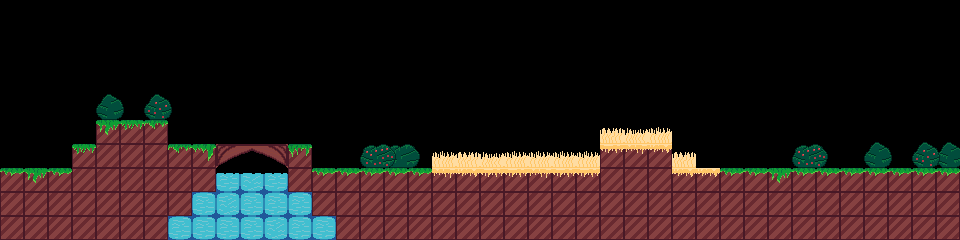

The image is a tile-based game level rendered from a .tmx file. Its description and complete source (layers, tilesets, objects, tile grids) follow:
An orthogonal 40x10 tile map with 24x24 px tiles, 2 tile layers (Слой тайлов 1, Слой тайлов 2) and 8 objects.

<map version="1.8" tiledversion="1.8.4" orientation="orthogonal" renderorder="right-down" width="40" height="10" tilewidth="24" tileheight="24" infinite="0" nextlayerid="4" nextobjectid="20">
 <tileset firstgid="1" source="GraphicsAtlas.tsx" />
 <layer id="1" name="Слой тайлов 1" width="40" height="10">
  <data encoding="csv">
0,0,0,0,0,0,0,0,0,0,0,0,0,0,0,0,0,0,0,0,0,0,0,0,0,0,0,0,0,0,0,0,0,0,0,0,0,0,0,0,
0,0,0,0,0,0,0,0,0,0,0,0,0,0,0,0,0,0,0,0,0,0,0,0,0,0,0,0,0,0,0,0,0,0,0,0,0,0,0,0,
0,0,0,0,0,0,0,0,0,0,0,0,0,0,0,0,0,0,0,0,0,0,0,0,0,0,0,0,0,0,0,0,0,0,0,0,0,0,0,0,
0,0,0,0,6,7,4,5,0,0,0,0,0,0,0,0,0,0,0,0,0,0,0,0,0,0,0,0,0,0,0,0,0,0,0,0,0,0,0,0,
0,0,0,0,26,27,24,25,0,0,0,0,0,0,0,0,0,0,0,0,0,0,0,0,0,0,0,0,0,0,0,0,0,0,0,0,0,0,0,0,
0,0,0,0,42,21,2,0,0,0,0,0,0,0,0,0,0,0,0,0,0,0,0,0,0,83,82,84,0,0,0,0,0,0,0,0,6,7,0,6,
0,0,0,21,43,43,43,2,41,121,122,123,22,0,0,0,47,48,84,83,82,84,84,84,84,63,62,61,83,0,0,0,0,85,86,0,26,27,0,26,
1,42,1,43,43,43,43,46,46,102,103,102,46,1,1,1,1,1,62,61,63,63,62,63,63,46,46,46,61,61,1,1,42,1,1,1,1,1,1,1,
43,43,43,43,43,43,43,43,101,81,101,101,101,43,43,43,43,43,43,43,43,43,43,43,43,43,43,43,43,43,43,43,43,43,43,43,43,43,43,43,
43,43,43,43,43,43,43,101,101,101,101,81,101,101,43,43,43,43,43,43,43,43,43,43,43,43,43,43,43,43,43,43,43,43,43,43,43,43,43,43
</data>
 </layer>
 <objectgroup id="2" name="ObjectLayer">
 <object id="1" x="0" y="-111" width="960" />
  <object id="2" x="0" y="168" width="72" height="72" />
  <object id="3" x="72" y="144" width="24" height="96" />
  <object id="4" x="96" y="120" width="72" height="120" />
  <object id="5" x="168" y="144" width="144" height="96" />
  <object id="6" x="312" y="168" width="288" height="72" />
  <object id="7" x="600" y="144" width="72" height="96" />
  <object id="8" x="672" y="168" width="288" height="72" />
 </objectgroup>
 <layer id="3" name="Слой тайлов 2" width="40" height="10">
  <data encoding="csv">
0,0,0,0,0,0,0,0,0,0,0,0,0,0,0,0,0,0,0,0,0,0,0,0,0,0,0,0,0,0,0,0,0,0,0,0,0,0,0,0,
0,0,0,0,0,0,0,0,0,0,0,0,0,0,0,0,0,0,0,0,0,0,0,0,0,0,0,0,0,0,0,0,0,0,0,0,0,0,0,0,
0,0,0,0,0,0,0,0,0,0,0,0,0,0,0,0,0,0,0,0,0,0,0,0,0,0,0,0,0,0,0,0,0,0,0,0,0,0,0,0,
0,0,0,0,0,0,0,0,0,0,0,0,0,0,0,0,0,0,0,0,0,0,0,0,0,0,0,0,0,0,0,0,0,0,0,0,0,0,0,0,
0,0,0,0,0,0,0,0,0,0,0,0,0,0,0,0,0,0,0,0,0,0,0,0,0,0,0,0,0,0,0,0,0,0,0,0,0,0,0,0,
0,0,0,0,0,0,0,0,0,0,0,0,0,0,0,0,0,0,0,0,0,0,0,0,0,0,0,0,0,0,0,0,0,0,0,0,0,0,4,5,
0,0,0,0,0,0,0,0,0,0,0,0,0,0,0,85,86,0,0,0,0,0,0,0,0,0,0,0,0,0,0,0,0,0,0,0,0,0,24,25,
0,0,0,0,0,0,0,0,0,0,0,0,0,0,0,0,0,0,0,0,0,0,0,0,0,0,0,0,0,0,0,0,0,0,0,0,0,0,0,0,
0,0,0,0,0,0,0,0,0,0,0,0,0,0,0,0,0,0,0,0,0,0,0,0,0,0,0,0,0,0,0,0,0,0,0,0,0,0,0,0,
0,0,0,0,0,0,0,0,0,0,0,0,0,0,0,0,0,0,0,0,0,0,0,0,0,0,0,0,0,0,0,0,0,0,0,0,0,0,0,0
</data>
 </layer>
</map>
